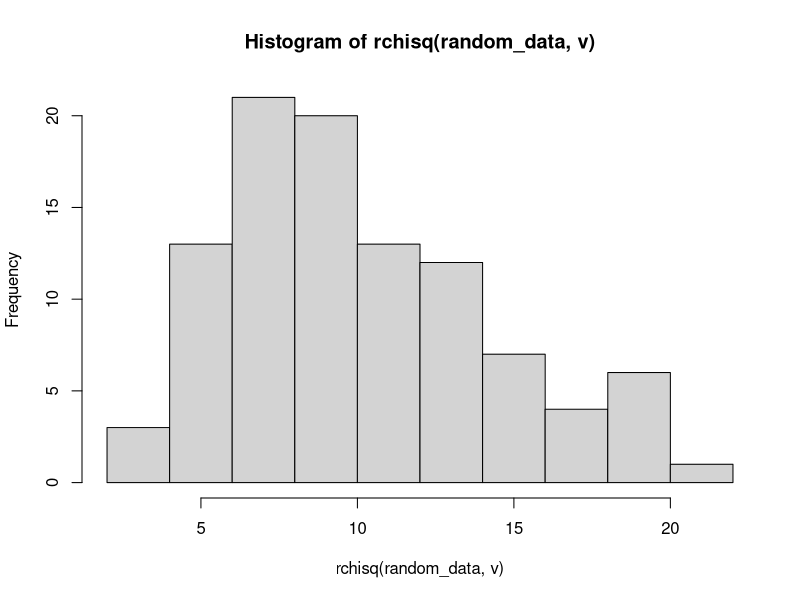

Write the R code that produced this figure.
# Poin 4a
x = 2
v = 10
dchisq(x, v)

# Poin 4b
random_data = 100
hist(rchisq(random_data, v))

# Soal 4c
d = 10
rataan <- d
rataan
varian <- 2 * d
varian